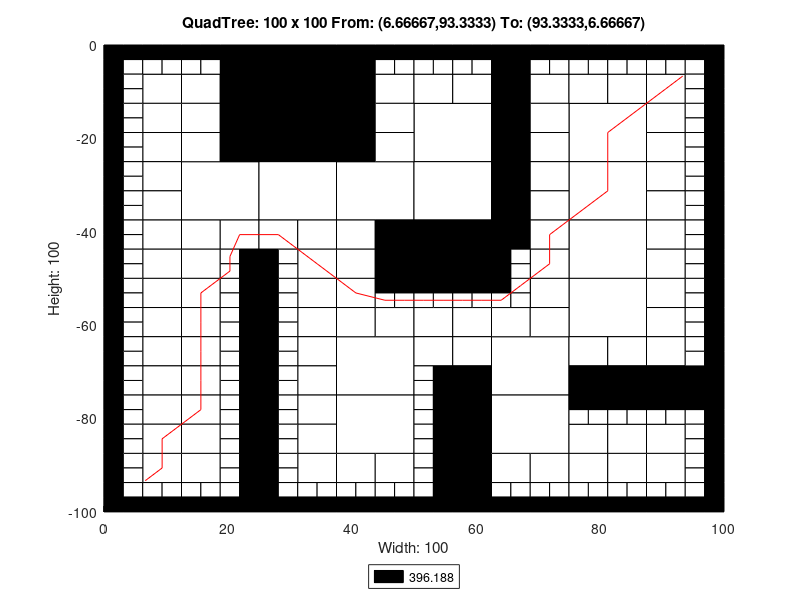

Reproduce this figure in MATLAB.
axis([0 100 -100 0]);
title('QuadTree: 100 x 100 From: (6.66667,93.3333) To: (93.3333,6.66667)');
xlabel('Width: 100');
ylabel('Height: 100');
rectangle('Position',[25 -12.5 12.5 12.5], 'FaceColor',[0 0 0]);
rectangle('Position',[25 -25 12.5 12.5], 'FaceColor',[0 0 0]);
rectangle('Position',[12.5 -37.5 12.5 12.5], 'FaceColor',[1 1 1]);
rectangle('Position',[25 -37.5 12.5 12.5], 'FaceColor',[1 1 1]);
rectangle('Position',[37.5 -37.5 12.5 12.5], 'FaceColor',[1 1 1]);
rectangle('Position',[50 -25 12.5 12.5], 'FaceColor',[1 1 1]);
rectangle('Position',[75 -25 12.5 12.5], 'FaceColor',[1 1 1]);
rectangle('Position',[50 -37.5 12.5 12.5], 'FaceColor',[1 1 1]);
rectangle('Position',[50 -50 12.5 12.5], 'FaceColor',[0 0 0]);
rectangle('Position',[75 -37.5 12.5 12.5], 'FaceColor',[1 1 1]);
rectangle('Position',[75 -50 12.5 12.5], 'FaceColor',[1 1 1]);
rectangle('Position',[37.5 -75 12.5 12.5], 'FaceColor',[1 1 1]);
rectangle('Position',[37.5 -87.5 12.5 12.5], 'FaceColor',[1 1 1]);
rectangle('Position',[62.5 -75 12.5 12.5], 'FaceColor',[1 1 1]);
rectangle('Position',[75 -62.5 12.5 12.5], 'FaceColor',[1 1 1]);
rectangle('Position',[62.5 -87.5 12.5 12.5], 'FaceColor',[1 1 1]);
rectangle('Position',[6.25 -12.5 6.25 6.25], 'FaceColor',[1 1 1]);
rectangle('Position',[18.75 -6.25 6.25 6.25], 'FaceColor',[0 0 0]);
rectangle('Position',[12.5 -12.5 6.25 6.25], 'FaceColor',[1 1 1]);
rectangle('Position',[18.75 -12.5 6.25 6.25], 'FaceColor',[0 0 0]);
rectangle('Position',[6.25 -18.75 6.25 6.25], 'FaceColor',[1 1 1]);
rectangle('Position',[6.25 -25 6.25 6.25], 'FaceColor',[1 1 1]);
rectangle('Position',[12.5 -18.75 6.25 6.25], 'FaceColor',[1 1 1]);
rectangle('Position',[18.75 -18.75 6.25 6.25], 'FaceColor',[0 0 0]);
rectangle('Position',[12.5 -25 6.25 6.25], 'FaceColor',[1 1 1]);
rectangle('Position',[18.75 -25 6.25 6.25], 'FaceColor',[0 0 0]);
rectangle('Position',[37.5 -6.25 6.25 6.25], 'FaceColor',[0 0 0]);
rectangle('Position',[37.5 -12.5 6.25 6.25], 'FaceColor',[0 0 0]);
rectangle('Position',[43.75 -12.5 6.25 6.25], 'FaceColor',[1 1 1]);
rectangle('Position',[37.5 -18.75 6.25 6.25], 'FaceColor',[0 0 0]);
rectangle('Position',[43.75 -18.75 6.25 6.25], 'FaceColor',[1 1 1]);
rectangle('Position',[37.5 -25 6.25 6.25], 'FaceColor',[0 0 0]);
rectangle('Position',[43.75 -25 6.25 6.25], 'FaceColor',[1 1 1]);
rectangle('Position',[6.25 -31.25 6.25 6.25], 'FaceColor',[1 1 1]);
rectangle('Position',[6.25 -37.5 6.25 6.25], 'FaceColor',[1 1 1]);
rectangle('Position',[6.25 -43.75 6.25 6.25], 'FaceColor',[1 1 1]);
rectangle('Position',[6.25 -50 6.25 6.25], 'FaceColor',[1 1 1]);
rectangle('Position',[12.5 -43.75 6.25 6.25], 'FaceColor',[1 1 1]);
rectangle('Position',[18.75 -43.75 6.25 6.25], 'FaceColor',[1 1 1]);
rectangle('Position',[12.5 -50 6.25 6.25], 'FaceColor',[1 1 1]);
rectangle('Position',[25 -43.75 6.25 6.25], 'FaceColor',[1 1 1]);
rectangle('Position',[31.25 -43.75 6.25 6.25], 'FaceColor',[1 1 1]);
rectangle('Position',[31.25 -50 6.25 6.25], 'FaceColor',[1 1 1]);
rectangle('Position',[37.5 -43.75 6.25 6.25], 'FaceColor',[1 1 1]);
rectangle('Position',[43.75 -43.75 6.25 6.25], 'FaceColor',[0 0 0]);
rectangle('Position',[37.5 -50 6.25 6.25], 'FaceColor',[1 1 1]);
rectangle('Position',[43.75 -50 6.25 6.25], 'FaceColor',[0 0 0]);
rectangle('Position',[50 -12.5 6.25 6.25], 'FaceColor',[1 1 1]);
rectangle('Position',[56.25 -12.5 6.25 6.25], 'FaceColor',[1 1 1]);
rectangle('Position',[62.5 -6.25 6.25 6.25], 'FaceColor',[0 0 0]);
rectangle('Position',[62.5 -12.5 6.25 6.25], 'FaceColor',[0 0 0]);
rectangle('Position',[68.75 -12.5 6.25 6.25], 'FaceColor',[1 1 1]);
rectangle('Position',[62.5 -18.75 6.25 6.25], 'FaceColor',[0 0 0]);
rectangle('Position',[68.75 -18.75 6.25 6.25], 'FaceColor',[1 1 1]);
rectangle('Position',[62.5 -25 6.25 6.25], 'FaceColor',[0 0 0]);
rectangle('Position',[68.75 -25 6.25 6.25], 'FaceColor',[1 1 1]);
rectangle('Position',[75 -12.5 6.25 6.25], 'FaceColor',[1 1 1]);
rectangle('Position',[81.25 -12.5 6.25 6.25], 'FaceColor',[1 1 1]);
rectangle('Position',[87.5 -12.5 6.25 6.25], 'FaceColor',[1 1 1]);
rectangle('Position',[87.5 -18.75 6.25 6.25], 'FaceColor',[1 1 1]);
rectangle('Position',[87.5 -25 6.25 6.25], 'FaceColor',[1 1 1]);
rectangle('Position',[62.5 -31.25 6.25 6.25], 'FaceColor',[0 0 0]);
rectangle('Position',[68.75 -31.25 6.25 6.25], 'FaceColor',[1 1 1]);
rectangle('Position',[62.5 -37.5 6.25 6.25], 'FaceColor',[0 0 0]);
rectangle('Position',[68.75 -37.5 6.25 6.25], 'FaceColor',[1 1 1]);
rectangle('Position',[62.5 -43.75 6.25 6.25], 'FaceColor',[0 0 0]);
rectangle('Position',[68.75 -43.75 6.25 6.25], 'FaceColor',[1 1 1]);
rectangle('Position',[68.75 -50 6.25 6.25], 'FaceColor',[1 1 1]);
rectangle('Position',[87.5 -31.25 6.25 6.25], 'FaceColor',[1 1 1]);
rectangle('Position',[87.5 -37.5 6.25 6.25], 'FaceColor',[1 1 1]);
rectangle('Position',[87.5 -43.75 6.25 6.25], 'FaceColor',[1 1 1]);
rectangle('Position',[87.5 -50 6.25 6.25], 'FaceColor',[1 1 1]);
rectangle('Position',[6.25 -56.25 6.25 6.25], 'FaceColor',[1 1 1]);
rectangle('Position',[6.25 -62.5 6.25 6.25], 'FaceColor',[1 1 1]);
rectangle('Position',[12.5 -56.25 6.25 6.25], 'FaceColor',[1 1 1]);
rectangle('Position',[12.5 -62.5 6.25 6.25], 'FaceColor',[1 1 1]);
rectangle('Position',[6.25 -68.75 6.25 6.25], 'FaceColor',[1 1 1]);
rectangle('Position',[6.25 -75 6.25 6.25], 'FaceColor',[1 1 1]);
rectangle('Position',[12.5 -68.75 6.25 6.25], 'FaceColor',[1 1 1]);
rectangle('Position',[12.5 -75 6.25 6.25], 'FaceColor',[1 1 1]);
rectangle('Position',[31.25 -56.25 6.25 6.25], 'FaceColor',[1 1 1]);
rectangle('Position',[31.25 -62.5 6.25 6.25], 'FaceColor',[1 1 1]);
rectangle('Position',[37.5 -56.25 6.25 6.25], 'FaceColor',[1 1 1]);
rectangle('Position',[37.5 -62.5 6.25 6.25], 'FaceColor',[1 1 1]);
rectangle('Position',[43.75 -62.5 6.25 6.25], 'FaceColor',[1 1 1]);
rectangle('Position',[31.25 -68.75 6.25 6.25], 'FaceColor',[1 1 1]);
rectangle('Position',[31.25 -75 6.25 6.25], 'FaceColor',[1 1 1]);
rectangle('Position',[6.25 -81.25 6.25 6.25], 'FaceColor',[1 1 1]);
rectangle('Position',[6.25 -87.5 6.25 6.25], 'FaceColor',[1 1 1]);
rectangle('Position',[12.5 -81.25 6.25 6.25], 'FaceColor',[1 1 1]);
rectangle('Position',[12.5 -87.5 6.25 6.25], 'FaceColor',[1 1 1]);
rectangle('Position',[6.25 -93.75 6.25 6.25], 'FaceColor',[1 1 1]);
rectangle('Position',[12.5 -93.75 6.25 6.25], 'FaceColor',[1 1 1]);
rectangle('Position',[31.25 -81.25 6.25 6.25], 'FaceColor',[1 1 1]);
rectangle('Position',[31.25 -87.5 6.25 6.25], 'FaceColor',[1 1 1]);
rectangle('Position',[31.25 -93.75 6.25 6.25], 'FaceColor',[1 1 1]);
rectangle('Position',[37.5 -93.75 6.25 6.25], 'FaceColor',[1 1 1]);
rectangle('Position',[43.75 -93.75 6.25 6.25], 'FaceColor',[1 1 1]);
rectangle('Position',[50 -62.5 6.25 6.25], 'FaceColor',[1 1 1]);
rectangle('Position',[56.25 -62.5 6.25 6.25], 'FaceColor',[1 1 1]);
rectangle('Position',[68.75 -56.25 6.25 6.25], 'FaceColor',[1 1 1]);
rectangle('Position',[62.5 -62.5 6.25 6.25], 'FaceColor',[1 1 1]);
rectangle('Position',[68.75 -62.5 6.25 6.25], 'FaceColor',[1 1 1]);
rectangle('Position',[50 -68.75 6.25 6.25], 'FaceColor',[1 1 1]);
rectangle('Position',[56.25 -68.75 6.25 6.25], 'FaceColor',[1 1 1]);
rectangle('Position',[56.25 -75 6.25 6.25], 'FaceColor',[0 0 0]);
rectangle('Position',[87.5 -56.25 6.25 6.25], 'FaceColor',[1 1 1]);
rectangle('Position',[87.5 -62.5 6.25 6.25], 'FaceColor',[1 1 1]);
rectangle('Position',[75 -68.75 6.25 6.25], 'FaceColor',[1 1 1]);
rectangle('Position',[81.25 -68.75 6.25 6.25], 'FaceColor',[1 1 1]);
rectangle('Position',[75 -75 6.25 6.25], 'FaceColor',[0 0 0]);
rectangle('Position',[81.25 -75 6.25 6.25], 'FaceColor',[0 0 0]);
rectangle('Position',[87.5 -68.75 6.25 6.25], 'FaceColor',[1 1 1]);
rectangle('Position',[87.5 -75 6.25 6.25], 'FaceColor',[0 0 0]);
rectangle('Position',[93.75 -75 6.25 6.25], 'FaceColor',[0 0 0]);
rectangle('Position',[56.25 -81.25 6.25 6.25], 'FaceColor',[0 0 0]);
rectangle('Position',[56.25 -87.5 6.25 6.25], 'FaceColor',[0 0 0]);
rectangle('Position',[56.25 -93.75 6.25 6.25], 'FaceColor',[0 0 0]);
rectangle('Position',[56.25 -100 6.25 6.25], 'FaceColor',[0 0 0]);
rectangle('Position',[62.5 -93.75 6.25 6.25], 'FaceColor',[1 1 1]);
rectangle('Position',[68.75 -93.75 6.25 6.25], 'FaceColor',[1 1 1]);
rectangle('Position',[75 -87.5 6.25 6.25], 'FaceColor',[1 1 1]);
rectangle('Position',[81.25 -87.5 6.25 6.25], 'FaceColor',[1 1 1]);
rectangle('Position',[87.5 -87.5 6.25 6.25], 'FaceColor',[1 1 1]);
rectangle('Position',[75 -93.75 6.25 6.25], 'FaceColor',[1 1 1]);
rectangle('Position',[81.25 -93.75 6.25 6.25], 'FaceColor',[1 1 1]);
rectangle('Position',[87.5 -93.75 6.25 6.25], 'FaceColor',[1 1 1]);
rectangle('Position',[0 -3.125 3.125 3.125], 'FaceColor',[0 0 0]);
rectangle('Position',[3.125 -3.125 3.125 3.125], 'FaceColor',[0 0 0]);
rectangle('Position',[0 -6.25 3.125 3.125], 'FaceColor',[0 0 0]);
rectangle('Position',[3.125 -6.25 3.125 3.125], 'FaceColor',[1 1 1]);
rectangle('Position',[6.25 -3.125 3.125 3.125], 'FaceColor',[0 0 0]);
rectangle('Position',[9.375 -3.125 3.125 3.125], 'FaceColor',[0 0 0]);
rectangle('Position',[6.25 -6.25 3.125 3.125], 'FaceColor',[1 1 1]);
rectangle('Position',[9.375 -6.25 3.125 3.125], 'FaceColor',[1 1 1]);
rectangle('Position',[0 -9.375 3.125 3.125], 'FaceColor',[0 0 0]);
rectangle('Position',[3.125 -9.375 3.125 3.125], 'FaceColor',[1 1 1]);
rectangle('Position',[0 -12.5 3.125 3.125], 'FaceColor',[0 0 0]);
rectangle('Position',[3.125 -12.5 3.125 3.125], 'FaceColor',[1 1 1]);
rectangle('Position',[12.5 -3.125 3.125 3.125], 'FaceColor',[0 0 0]);
rectangle('Position',[15.625 -3.125 3.125 3.125], 'FaceColor',[0 0 0]);
rectangle('Position',[12.5 -6.25 3.125 3.125], 'FaceColor',[1 1 1]);
rectangle('Position',[15.625 -6.25 3.125 3.125], 'FaceColor',[1 1 1]);
rectangle('Position',[0 -15.625 3.125 3.125], 'FaceColor',[0 0 0]);
rectangle('Position',[3.125 -15.625 3.125 3.125], 'FaceColor',[1 1 1]);
rectangle('Position',[0 -18.75 3.125 3.125], 'FaceColor',[0 0 0]);
rectangle('Position',[3.125 -18.75 3.125 3.125], 'FaceColor',[1 1 1]);
rectangle('Position',[0 -21.875 3.125 3.125], 'FaceColor',[0 0 0]);
rectangle('Position',[3.125 -21.875 3.125 3.125], 'FaceColor',[1 1 1]);
rectangle('Position',[0 -25 3.125 3.125], 'FaceColor',[0 0 0]);
rectangle('Position',[3.125 -25 3.125 3.125], 'FaceColor',[1 1 1]);
rectangle('Position',[43.75 -3.125 3.125 3.125], 'FaceColor',[0 0 0]);
rectangle('Position',[46.875 -3.125 3.125 3.125], 'FaceColor',[0 0 0]);
rectangle('Position',[43.75 -6.25 3.125 3.125], 'FaceColor',[1 1 1]);
rectangle('Position',[46.875 -6.25 3.125 3.125], 'FaceColor',[1 1 1]);
rectangle('Position',[0 -28.125 3.125 3.125], 'FaceColor',[0 0 0]);
rectangle('Position',[3.125 -28.125 3.125 3.125], 'FaceColor',[1 1 1]);
rectangle('Position',[0 -31.25 3.125 3.125], 'FaceColor',[0 0 0]);
rectangle('Position',[3.125 -31.25 3.125 3.125], 'FaceColor',[1 1 1]);
rectangle('Position',[0 -34.375 3.125 3.125], 'FaceColor',[0 0 0]);
rectangle('Position',[3.125 -34.375 3.125 3.125], 'FaceColor',[1 1 1]);
rectangle('Position',[0 -37.5 3.125 3.125], 'FaceColor',[0 0 0]);
rectangle('Position',[3.125 -37.5 3.125 3.125], 'FaceColor',[1 1 1]);
rectangle('Position',[0 -40.625 3.125 3.125], 'FaceColor',[0 0 0]);
rectangle('Position',[3.125 -40.625 3.125 3.125], 'FaceColor',[1 1 1]);
rectangle('Position',[0 -43.75 3.125 3.125], 'FaceColor',[0 0 0]);
rectangle('Position',[3.125 -43.75 3.125 3.125], 'FaceColor',[1 1 1]);
rectangle('Position',[0 -46.875 3.125 3.125], 'FaceColor',[0 0 0]);
rectangle('Position',[3.125 -46.875 3.125 3.125], 'FaceColor',[1 1 1]);
rectangle('Position',[0 -50 3.125 3.125], 'FaceColor',[0 0 0]);
rectangle('Position',[3.125 -50 3.125 3.125], 'FaceColor',[1 1 1]);
rectangle('Position',[18.75 -46.875 3.125 3.125], 'FaceColor',[1 1 1]);
rectangle('Position',[21.875 -46.875 3.125 3.125], 'FaceColor',[0 0 0]);
rectangle('Position',[18.75 -50 3.125 3.125], 'FaceColor',[1 1 1]);
rectangle('Position',[21.875 -50 3.125 3.125], 'FaceColor',[0 0 0]);
rectangle('Position',[25 -46.875 3.125 3.125], 'FaceColor',[0 0 0]);
rectangle('Position',[28.125 -46.875 3.125 3.125], 'FaceColor',[1 1 1]);
rectangle('Position',[25 -50 3.125 3.125], 'FaceColor',[0 0 0]);
rectangle('Position',[28.125 -50 3.125 3.125], 'FaceColor',[1 1 1]);
rectangle('Position',[50 -3.125 3.125 3.125], 'FaceColor',[0 0 0]);
rectangle('Position',[53.125 -3.125 3.125 3.125], 'FaceColor',[0 0 0]);
rectangle('Position',[50 -6.25 3.125 3.125], 'FaceColor',[1 1 1]);
rectangle('Position',[53.125 -6.25 3.125 3.125], 'FaceColor',[1 1 1]);
rectangle('Position',[56.25 -3.125 3.125 3.125], 'FaceColor',[0 0 0]);
rectangle('Position',[59.375 -3.125 3.125 3.125], 'FaceColor',[0 0 0]);
rectangle('Position',[56.25 -6.25 3.125 3.125], 'FaceColor',[1 1 1]);
rectangle('Position',[59.375 -6.25 3.125 3.125], 'FaceColor',[1 1 1]);
rectangle('Position',[68.75 -3.125 3.125 3.125], 'FaceColor',[0 0 0]);
rectangle('Position',[71.875 -3.125 3.125 3.125], 'FaceColor',[0 0 0]);
rectangle('Position',[68.75 -6.25 3.125 3.125], 'FaceColor',[1 1 1]);
rectangle('Position',[71.875 -6.25 3.125 3.125], 'FaceColor',[1 1 1]);
rectangle('Position',[75 -3.125 3.125 3.125], 'FaceColor',[0 0 0]);
rectangle('Position',[78.125 -3.125 3.125 3.125], 'FaceColor',[0 0 0]);
rectangle('Position',[75 -6.25 3.125 3.125], 'FaceColor',[1 1 1]);
rectangle('Position',[78.125 -6.25 3.125 3.125], 'FaceColor',[1 1 1]);
rectangle('Position',[81.25 -3.125 3.125 3.125], 'FaceColor',[0 0 0]);
rectangle('Position',[84.375 -3.125 3.125 3.125], 'FaceColor',[0 0 0]);
rectangle('Position',[81.25 -6.25 3.125 3.125], 'FaceColor',[1 1 1]);
rectangle('Position',[84.375 -6.25 3.125 3.125], 'FaceColor',[1 1 1]);
rectangle('Position',[87.5 -3.125 3.125 3.125], 'FaceColor',[0 0 0]);
rectangle('Position',[90.625 -3.125 3.125 3.125], 'FaceColor',[0 0 0]);
rectangle('Position',[87.5 -6.25 3.125 3.125], 'FaceColor',[1 1 1]);
rectangle('Position',[90.625 -6.25 3.125 3.125], 'FaceColor',[1 1 1]);
rectangle('Position',[93.75 -3.125 3.125 3.125], 'FaceColor',[0 0 0]);
rectangle('Position',[96.875 -3.125 3.125 3.125], 'FaceColor',[0 0 0]);
rectangle('Position',[93.75 -6.25 3.125 3.125], 'FaceColor',[1 1 1]);
rectangle('Position',[96.875 -6.25 3.125 3.125], 'FaceColor',[0 0 0]);
rectangle('Position',[93.75 -9.375 3.125 3.125], 'FaceColor',[1 1 1]);
rectangle('Position',[96.875 -9.375 3.125 3.125], 'FaceColor',[0 0 0]);
rectangle('Position',[93.75 -12.5 3.125 3.125], 'FaceColor',[1 1 1]);
rectangle('Position',[96.875 -12.5 3.125 3.125], 'FaceColor',[0 0 0]);
rectangle('Position',[93.75 -15.625 3.125 3.125], 'FaceColor',[1 1 1]);
rectangle('Position',[96.875 -15.625 3.125 3.125], 'FaceColor',[0 0 0]);
rectangle('Position',[93.75 -18.75 3.125 3.125], 'FaceColor',[1 1 1]);
rectangle('Position',[96.875 -18.75 3.125 3.125], 'FaceColor',[0 0 0]);
rectangle('Position',[93.75 -21.875 3.125 3.125], 'FaceColor',[1 1 1]);
rectangle('Position',[96.875 -21.875 3.125 3.125], 'FaceColor',[0 0 0]);
rectangle('Position',[93.75 -25 3.125 3.125], 'FaceColor',[1 1 1]);
rectangle('Position',[96.875 -25 3.125 3.125], 'FaceColor',[0 0 0]);
rectangle('Position',[62.5 -46.875 3.125 3.125], 'FaceColor',[0 0 0]);
rectangle('Position',[65.625 -46.875 3.125 3.125], 'FaceColor',[1 1 1]);
rectangle('Position',[62.5 -50 3.125 3.125], 'FaceColor',[0 0 0]);
rectangle('Position',[65.625 -50 3.125 3.125], 'FaceColor',[1 1 1]);
rectangle('Position',[93.75 -28.125 3.125 3.125], 'FaceColor',[1 1 1]);
rectangle('Position',[96.875 -28.125 3.125 3.125], 'FaceColor',[0 0 0]);
rectangle('Position',[93.75 -31.25 3.125 3.125], 'FaceColor',[1 1 1]);
rectangle('Position',[96.875 -31.25 3.125 3.125], 'FaceColor',[0 0 0]);
rectangle('Position',[93.75 -34.375 3.125 3.125], 'FaceColor',[1 1 1]);
rectangle('Position',[96.875 -34.375 3.125 3.125], 'FaceColor',[0 0 0]);
rectangle('Position',[93.75 -37.5 3.125 3.125], 'FaceColor',[1 1 1]);
rectangle('Position',[96.875 -37.5 3.125 3.125], 'FaceColor',[0 0 0]);
rectangle('Position',[93.75 -40.625 3.125 3.125], 'FaceColor',[1 1 1]);
rectangle('Position',[96.875 -40.625 3.125 3.125], 'FaceColor',[0 0 0]);
rectangle('Position',[93.75 -43.75 3.125 3.125], 'FaceColor',[1 1 1]);
rectangle('Position',[96.875 -43.75 3.125 3.125], 'FaceColor',[0 0 0]);
rectangle('Position',[93.75 -46.875 3.125 3.125], 'FaceColor',[1 1 1]);
rectangle('Position',[96.875 -46.875 3.125 3.125], 'FaceColor',[0 0 0]);
rectangle('Position',[93.75 -50 3.125 3.125], 'FaceColor',[1 1 1]);
rectangle('Position',[96.875 -50 3.125 3.125], 'FaceColor',[0 0 0]);
rectangle('Position',[0 -53.125 3.125 3.125], 'FaceColor',[0 0 0]);
rectangle('Position',[3.125 -53.125 3.125 3.125], 'FaceColor',[1 1 1]);
rectangle('Position',[0 -56.25 3.125 3.125], 'FaceColor',[0 0 0]);
rectangle('Position',[3.125 -56.25 3.125 3.125], 'FaceColor',[1 1 1]);
rectangle('Position',[0 -59.375 3.125 3.125], 'FaceColor',[0 0 0]);
rectangle('Position',[3.125 -59.375 3.125 3.125], 'FaceColor',[1 1 1]);
rectangle('Position',[0 -62.5 3.125 3.125], 'FaceColor',[0 0 0]);
rectangle('Position',[3.125 -62.5 3.125 3.125], 'FaceColor',[1 1 1]);
rectangle('Position',[18.75 -53.125 3.125 3.125], 'FaceColor',[1 1 1]);
rectangle('Position',[21.875 -53.125 3.125 3.125], 'FaceColor',[0 0 0]);
rectangle('Position',[18.75 -56.25 3.125 3.125], 'FaceColor',[1 1 1]);
rectangle('Position',[21.875 -56.25 3.125 3.125], 'FaceColor',[0 0 0]);
rectangle('Position',[18.75 -59.375 3.125 3.125], 'FaceColor',[1 1 1]);
rectangle('Position',[21.875 -59.375 3.125 3.125], 'FaceColor',[0 0 0]);
rectangle('Position',[18.75 -62.5 3.125 3.125], 'FaceColor',[1 1 1]);
rectangle('Position',[21.875 -62.5 3.125 3.125], 'FaceColor',[0 0 0]);
rectangle('Position',[0 -65.625 3.125 3.125], 'FaceColor',[0 0 0]);
rectangle('Position',[3.125 -65.625 3.125 3.125], 'FaceColor',[1 1 1]);
rectangle('Position',[0 -68.75 3.125 3.125], 'FaceColor',[0 0 0]);
rectangle('Position',[3.125 -68.75 3.125 3.125], 'FaceColor',[1 1 1]);
rectangle('Position',[0 -71.875 3.125 3.125], 'FaceColor',[0 0 0]);
rectangle('Position',[3.125 -71.875 3.125 3.125], 'FaceColor',[1 1 1]);
rectangle('Position',[0 -75 3.125 3.125], 'FaceColor',[0 0 0]);
rectangle('Position',[3.125 -75 3.125 3.125], 'FaceColor',[1 1 1]);
rectangle('Position',[18.75 -65.625 3.125 3.125], 'FaceColor',[1 1 1]);
rectangle('Position',[21.875 -65.625 3.125 3.125], 'FaceColor',[0 0 0]);
rectangle('Position',[18.75 -68.75 3.125 3.125], 'FaceColor',[1 1 1]);
rectangle('Position',[21.875 -68.75 3.125 3.125], 'FaceColor',[0 0 0]);
rectangle('Position',[18.75 -71.875 3.125 3.125], 'FaceColor',[1 1 1]);
rectangle('Position',[21.875 -71.875 3.125 3.125], 'FaceColor',[0 0 0]);
rectangle('Position',[18.75 -75 3.125 3.125], 'FaceColor',[1 1 1]);
rectangle('Position',[21.875 -75 3.125 3.125], 'FaceColor',[0 0 0]);
rectangle('Position',[25 -53.125 3.125 3.125], 'FaceColor',[0 0 0]);
rectangle('Position',[28.125 -53.125 3.125 3.125], 'FaceColor',[1 1 1]);
rectangle('Position',[25 -56.25 3.125 3.125], 'FaceColor',[0 0 0]);
rectangle('Position',[28.125 -56.25 3.125 3.125], 'FaceColor',[1 1 1]);
rectangle('Position',[25 -59.375 3.125 3.125], 'FaceColor',[0 0 0]);
rectangle('Position',[28.125 -59.375 3.125 3.125], 'FaceColor',[1 1 1]);
rectangle('Position',[25 -62.5 3.125 3.125], 'FaceColor',[0 0 0]);
rectangle('Position',[28.125 -62.5 3.125 3.125], 'FaceColor',[1 1 1]);
rectangle('Position',[43.75 -53.125 3.125 3.125], 'FaceColor',[0 0 0]);
rectangle('Position',[46.875 -53.125 3.125 3.125], 'FaceColor',[0 0 0]);
rectangle('Position',[43.75 -56.25 3.125 3.125], 'FaceColor',[1 1 1]);
rectangle('Position',[46.875 -56.25 3.125 3.125], 'FaceColor',[1 1 1]);
rectangle('Position',[25 -65.625 3.125 3.125], 'FaceColor',[0 0 0]);
rectangle('Position',[28.125 -65.625 3.125 3.125], 'FaceColor',[1 1 1]);
rectangle('Position',[25 -68.75 3.125 3.125], 'FaceColor',[0 0 0]);
rectangle('Position',[28.125 -68.75 3.125 3.125], 'FaceColor',[1 1 1]);
rectangle('Position',[25 -71.875 3.125 3.125], 'FaceColor',[0 0 0]);
rectangle('Position',[28.125 -71.875 3.125 3.125], 'FaceColor',[1 1 1]);
rectangle('Position',[25 -75 3.125 3.125], 'FaceColor',[0 0 0]);
rectangle('Position',[28.125 -75 3.125 3.125], 'FaceColor',[1 1 1]);
rectangle('Position',[0 -78.125 3.125 3.125], 'FaceColor',[0 0 0]);
rectangle('Position',[3.125 -78.125 3.125 3.125], 'FaceColor',[1 1 1]);
rectangle('Position',[0 -81.25 3.125 3.125], 'FaceColor',[0 0 0]);
rectangle('Position',[3.125 -81.25 3.125 3.125], 'FaceColor',[1 1 1]);
rectangle('Position',[0 -84.375 3.125 3.125], 'FaceColor',[0 0 0]);
rectangle('Position',[3.125 -84.375 3.125 3.125], 'FaceColor',[1 1 1]);
rectangle('Position',[0 -87.5 3.125 3.125], 'FaceColor',[0 0 0]);
rectangle('Position',[3.125 -87.5 3.125 3.125], 'FaceColor',[1 1 1]);
rectangle('Position',[18.75 -78.125 3.125 3.125], 'FaceColor',[1 1 1]);
rectangle('Position',[21.875 -78.125 3.125 3.125], 'FaceColor',[0 0 0]);
rectangle('Position',[18.75 -81.25 3.125 3.125], 'FaceColor',[1 1 1]);
rectangle('Position',[21.875 -81.25 3.125 3.125], 'FaceColor',[0 0 0]);
rectangle('Position',[18.75 -84.375 3.125 3.125], 'FaceColor',[1 1 1]);
rectangle('Position',[21.875 -84.375 3.125 3.125], 'FaceColor',[0 0 0]);
rectangle('Position',[18.75 -87.5 3.125 3.125], 'FaceColor',[1 1 1]);
rectangle('Position',[21.875 -87.5 3.125 3.125], 'FaceColor',[0 0 0]);
rectangle('Position',[0 -90.625 3.125 3.125], 'FaceColor',[0 0 0]);
rectangle('Position',[3.125 -90.625 3.125 3.125], 'FaceColor',[1 1 1]);
rectangle('Position',[0 -93.75 3.125 3.125], 'FaceColor',[0 0 0]);
rectangle('Position',[3.125 -93.75 3.125 3.125], 'FaceColor',[1 1 1]);
rectangle('Position',[0 -96.875 3.125 3.125], 'FaceColor',[0 0 0]);
rectangle('Position',[3.125 -96.875 3.125 3.125], 'FaceColor',[1 1 1]);
rectangle('Position',[0 -100 3.125 3.125], 'FaceColor',[0 0 0]);
rectangle('Position',[3.125 -100 3.125 3.125], 'FaceColor',[0 0 0]);
rectangle('Position',[6.25 -96.875 3.125 3.125], 'FaceColor',[1 1 1]);
rectangle('Position',[9.375 -96.875 3.125 3.125], 'FaceColor',[1 1 1]);
rectangle('Position',[6.25 -100 3.125 3.125], 'FaceColor',[0 0 0]);
rectangle('Position',[9.375 -100 3.125 3.125], 'FaceColor',[0 0 0]);
rectangle('Position',[18.75 -90.625 3.125 3.125], 'FaceColor',[1 1 1]);
rectangle('Position',[21.875 -90.625 3.125 3.125], 'FaceColor',[0 0 0]);
rectangle('Position',[18.75 -93.75 3.125 3.125], 'FaceColor',[1 1 1]);
rectangle('Position',[21.875 -93.75 3.125 3.125], 'FaceColor',[0 0 0]);
rectangle('Position',[12.5 -96.875 3.125 3.125], 'FaceColor',[1 1 1]);
rectangle('Position',[15.625 -96.875 3.125 3.125], 'FaceColor',[1 1 1]);
rectangle('Position',[12.5 -100 3.125 3.125], 'FaceColor',[0 0 0]);
rectangle('Position',[15.625 -100 3.125 3.125], 'FaceColor',[0 0 0]);
rectangle('Position',[18.75 -96.875 3.125 3.125], 'FaceColor',[1 1 1]);
rectangle('Position',[21.875 -96.875 3.125 3.125], 'FaceColor',[0 0 0]);
rectangle('Position',[18.75 -100 3.125 3.125], 'FaceColor',[0 0 0]);
rectangle('Position',[21.875 -100 3.125 3.125], 'FaceColor',[0 0 0]);
rectangle('Position',[25 -78.125 3.125 3.125], 'FaceColor',[0 0 0]);
rectangle('Position',[28.125 -78.125 3.125 3.125], 'FaceColor',[1 1 1]);
rectangle('Position',[25 -81.25 3.125 3.125], 'FaceColor',[0 0 0]);
rectangle('Position',[28.125 -81.25 3.125 3.125], 'FaceColor',[1 1 1]);
rectangle('Position',[25 -84.375 3.125 3.125], 'FaceColor',[0 0 0]);
rectangle('Position',[28.125 -84.375 3.125 3.125], 'FaceColor',[1 1 1]);
rectangle('Position',[25 -87.5 3.125 3.125], 'FaceColor',[0 0 0]);
rectangle('Position',[28.125 -87.5 3.125 3.125], 'FaceColor',[1 1 1]);
rectangle('Position',[25 -90.625 3.125 3.125], 'FaceColor',[0 0 0]);
rectangle('Position',[28.125 -90.625 3.125 3.125], 'FaceColor',[1 1 1]);
rectangle('Position',[25 -93.75 3.125 3.125], 'FaceColor',[0 0 0]);
rectangle('Position',[28.125 -93.75 3.125 3.125], 'FaceColor',[1 1 1]);
rectangle('Position',[25 -96.875 3.125 3.125], 'FaceColor',[0 0 0]);
rectangle('Position',[28.125 -96.875 3.125 3.125], 'FaceColor',[1 1 1]);
rectangle('Position',[25 -100 3.125 3.125], 'FaceColor',[0 0 0]);
rectangle('Position',[28.125 -100 3.125 3.125], 'FaceColor',[0 0 0]);
rectangle('Position',[31.25 -96.875 3.125 3.125], 'FaceColor',[1 1 1]);
rectangle('Position',[34.375 -96.875 3.125 3.125], 'FaceColor',[1 1 1]);
rectangle('Position',[31.25 -100 3.125 3.125], 'FaceColor',[0 0 0]);
rectangle('Position',[34.375 -100 3.125 3.125], 'FaceColor',[0 0 0]);
rectangle('Position',[37.5 -96.875 3.125 3.125], 'FaceColor',[1 1 1]);
rectangle('Position',[40.625 -96.875 3.125 3.125], 'FaceColor',[1 1 1]);
rectangle('Position',[37.5 -100 3.125 3.125], 'FaceColor',[0 0 0]);
rectangle('Position',[40.625 -100 3.125 3.125], 'FaceColor',[0 0 0]);
rectangle('Position',[43.75 -96.875 3.125 3.125], 'FaceColor',[1 1 1]);
rectangle('Position',[46.875 -96.875 3.125 3.125], 'FaceColor',[1 1 1]);
rectangle('Position',[43.75 -100 3.125 3.125], 'FaceColor',[0 0 0]);
rectangle('Position',[46.875 -100 3.125 3.125], 'FaceColor',[0 0 0]);
rectangle('Position',[50 -53.125 3.125 3.125], 'FaceColor',[0 0 0]);
rectangle('Position',[53.125 -53.125 3.125 3.125], 'FaceColor',[0 0 0]);
rectangle('Position',[50 -56.25 3.125 3.125], 'FaceColor',[1 1 1]);
rectangle('Position',[53.125 -56.25 3.125 3.125], 'FaceColor',[1 1 1]);
rectangle('Position',[56.25 -53.125 3.125 3.125], 'FaceColor',[0 0 0]);
rectangle('Position',[59.375 -53.125 3.125 3.125], 'FaceColor',[0 0 0]);
rectangle('Position',[56.25 -56.25 3.125 3.125], 'FaceColor',[1 1 1]);
rectangle('Position',[59.375 -56.25 3.125 3.125], 'FaceColor',[1 1 1]);
rectangle('Position',[62.5 -53.125 3.125 3.125], 'FaceColor',[0 0 0]);
rectangle('Position',[65.625 -53.125 3.125 3.125], 'FaceColor',[1 1 1]);
rectangle('Position',[62.5 -56.25 3.125 3.125], 'FaceColor',[1 1 1]);
rectangle('Position',[65.625 -56.25 3.125 3.125], 'FaceColor',[1 1 1]);
rectangle('Position',[50 -71.875 3.125 3.125], 'FaceColor',[1 1 1]);
rectangle('Position',[53.125 -71.875 3.125 3.125], 'FaceColor',[0 0 0]);
rectangle('Position',[50 -75 3.125 3.125], 'FaceColor',[1 1 1]);
rectangle('Position',[53.125 -75 3.125 3.125], 'FaceColor',[0 0 0]);
rectangle('Position',[93.75 -53.125 3.125 3.125], 'FaceColor',[1 1 1]);
rectangle('Position',[96.875 -53.125 3.125 3.125], 'FaceColor',[0 0 0]);
rectangle('Position',[93.75 -56.25 3.125 3.125], 'FaceColor',[1 1 1]);
rectangle('Position',[96.875 -56.25 3.125 3.125], 'FaceColor',[0 0 0]);
rectangle('Position',[93.75 -59.375 3.125 3.125], 'FaceColor',[1 1 1]);
rectangle('Position',[96.875 -59.375 3.125 3.125], 'FaceColor',[0 0 0]);
rectangle('Position',[93.75 -62.5 3.125 3.125], 'FaceColor',[1 1 1]);
rectangle('Position',[96.875 -62.5 3.125 3.125], 'FaceColor',[0 0 0]);
rectangle('Position',[93.75 -65.625 3.125 3.125], 'FaceColor',[1 1 1]);
rectangle('Position',[96.875 -65.625 3.125 3.125], 'FaceColor',[0 0 0]);
rectangle('Position',[93.75 -68.75 3.125 3.125], 'FaceColor',[1 1 1]);
rectangle('Position',[96.875 -68.75 3.125 3.125], 'FaceColor',[0 0 0]);
rectangle('Position',[50 -78.125 3.125 3.125], 'FaceColor',[1 1 1]);
rectangle('Position',[53.125 -78.125 3.125 3.125], 'FaceColor',[0 0 0]);
rectangle('Position',[50 -81.25 3.125 3.125], 'FaceColor',[1 1 1]);
rectangle('Position',[53.125 -81.25 3.125 3.125], 'FaceColor',[0 0 0]);
rectangle('Position',[50 -84.375 3.125 3.125], 'FaceColor',[1 1 1]);
rectangle('Position',[53.125 -84.375 3.125 3.125], 'FaceColor',[0 0 0]);
rectangle('Position',[50 -87.5 3.125 3.125], 'FaceColor',[1 1 1]);
rectangle('Position',[53.125 -87.5 3.125 3.125], 'FaceColor',[0 0 0]);
rectangle('Position',[50 -90.625 3.125 3.125], 'FaceColor',[1 1 1]);
rectangle('Position',[53.125 -90.625 3.125 3.125], 'FaceColor',[0 0 0]);
rectangle('Position',[50 -93.75 3.125 3.125], 'FaceColor',[1 1 1]);
rectangle('Position',[53.125 -93.75 3.125 3.125], 'FaceColor',[0 0 0]);
rectangle('Position',[50 -96.875 3.125 3.125], 'FaceColor',[1 1 1]);
rectangle('Position',[53.125 -96.875 3.125 3.125], 'FaceColor',[0 0 0]);
rectangle('Position',[50 -100 3.125 3.125], 'FaceColor',[0 0 0]);
rectangle('Position',[53.125 -100 3.125 3.125], 'FaceColor',[0 0 0]);
rectangle('Position',[62.5 -96.875 3.125 3.125], 'FaceColor',[1 1 1]);
rectangle('Position',[65.625 -96.875 3.125 3.125], 'FaceColor',[1 1 1]);
rectangle('Position',[62.5 -100 3.125 3.125], 'FaceColor',[0 0 0]);
rectangle('Position',[65.625 -100 3.125 3.125], 'FaceColor',[0 0 0]);
rectangle('Position',[68.75 -96.875 3.125 3.125], 'FaceColor',[1 1 1]);
rectangle('Position',[71.875 -96.875 3.125 3.125], 'FaceColor',[1 1 1]);
rectangle('Position',[68.75 -100 3.125 3.125], 'FaceColor',[0 0 0]);
rectangle('Position',[71.875 -100 3.125 3.125], 'FaceColor',[0 0 0]);
rectangle('Position',[75 -78.125 3.125 3.125], 'FaceColor',[0 0 0]);
rectangle('Position',[78.125 -78.125 3.125 3.125], 'FaceColor',[0 0 0]);
rectangle('Position',[75 -81.25 3.125 3.125], 'FaceColor',[1 1 1]);
rectangle('Position',[78.125 -81.25 3.125 3.125], 'FaceColor',[1 1 1]);
rectangle('Position',[81.25 -78.125 3.125 3.125], 'FaceColor',[0 0 0]);
rectangle('Position',[84.375 -78.125 3.125 3.125], 'FaceColor',[0 0 0]);
rectangle('Position',[81.25 -81.25 3.125 3.125], 'FaceColor',[1 1 1]);
rectangle('Position',[84.375 -81.25 3.125 3.125], 'FaceColor',[1 1 1]);
rectangle('Position',[87.5 -78.125 3.125 3.125], 'FaceColor',[0 0 0]);
rectangle('Position',[90.625 -78.125 3.125 3.125], 'FaceColor',[0 0 0]);
rectangle('Position',[87.5 -81.25 3.125 3.125], 'FaceColor',[1 1 1]);
rectangle('Position',[90.625 -81.25 3.125 3.125], 'FaceColor',[1 1 1]);
rectangle('Position',[93.75 -78.125 3.125 3.125], 'FaceColor',[0 0 0]);
rectangle('Position',[96.875 -78.125 3.125 3.125], 'FaceColor',[0 0 0]);
rectangle('Position',[93.75 -81.25 3.125 3.125], 'FaceColor',[1 1 1]);
rectangle('Position',[96.875 -81.25 3.125 3.125], 'FaceColor',[0 0 0]);
rectangle('Position',[93.75 -84.375 3.125 3.125], 'FaceColor',[1 1 1]);
rectangle('Position',[96.875 -84.375 3.125 3.125], 'FaceColor',[0 0 0]);
rectangle('Position',[93.75 -87.5 3.125 3.125], 'FaceColor',[1 1 1]);
rectangle('Position',[96.875 -87.5 3.125 3.125], 'FaceColor',[0 0 0]);
rectangle('Position',[75 -96.875 3.125 3.125], 'FaceColor',[1 1 1]);
rectangle('Position',[78.125 -96.875 3.125 3.125], 'FaceColor',[1 1 1]);
rectangle('Position',[75 -100 3.125 3.125], 'FaceColor',[0 0 0]);
rectangle('Position',[78.125 -100 3.125 3.125], 'FaceColor',[0 0 0]);
rectangle('Position',[81.25 -96.875 3.125 3.125], 'FaceColor',[1 1 1]);
rectangle('Position',[84.375 -96.875 3.125 3.125], 'FaceColor',[1 1 1]);
rectangle('Position',[81.25 -100 3.125 3.125], 'FaceColor',[0 0 0]);
rectangle('Position',[84.375 -100 3.125 3.125], 'FaceColor',[0 0 0]);
rectangle('Position',[93.75 -90.625 3.125 3.125], 'FaceColor',[1 1 1]);
rectangle('Position',[96.875 -90.625 3.125 3.125], 'FaceColor',[0 0 0]);
rectangle('Position',[93.75 -93.75 3.125 3.125], 'FaceColor',[1 1 1]);
rectangle('Position',[96.875 -93.75 3.125 3.125], 'FaceColor',[0 0 0]);
rectangle('Position',[87.5 -96.875 3.125 3.125], 'FaceColor',[1 1 1]);
rectangle('Position',[90.625 -96.875 3.125 3.125], 'FaceColor',[1 1 1]);
rectangle('Position',[87.5 -100 3.125 3.125], 'FaceColor',[0 0 0]);
rectangle('Position',[90.625 -100 3.125 3.125], 'FaceColor',[0 0 0]);
rectangle('Position',[93.75 -96.875 3.125 3.125], 'FaceColor',[1 1 1]);
rectangle('Position',[96.875 -96.875 3.125 3.125], 'FaceColor',[0 0 0]);
rectangle('Position',[93.75 -100 3.125 3.125], 'FaceColor',[0 0 0]);
rectangle('Position',[96.875 -100 3.125 3.125], 'FaceColor',[0 0 0]);
X=[93.3333,90.625,81.25,81.25,71.875,71.875,67.1875,64.0625,60.9375,57.8125,54.6875,51.5625,48.4375,45.3125,40.625,34.375,28.125,21.875,20.3125,20.3125,15.625,15.625,15.625,15.625,15.625,9.375,9.375,6.66667];
Y=[-6.66667,-9.375,-18.75,-31.25,-40.625,-46.875,-51.5625,-54.6875,-54.6875,-54.6875,-54.6875,-54.6875,-54.6875,-54.6875,-53.125,-46.875,-40.625,-40.625,-45.3125,-48.4375,-53.125,-59.375,-65.625,-71.875,-78.125,-84.375,-90.625,-93.3333];
hold on;
plot(X,Y,'r');
legend('396.188','Location','southoutside');
